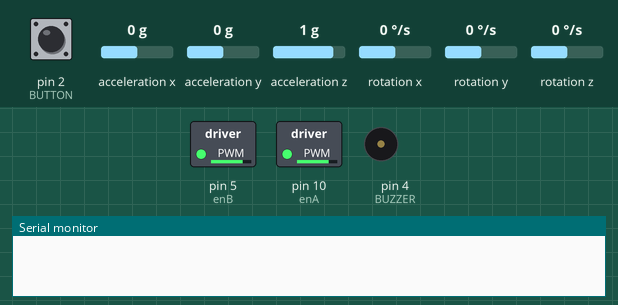
Simulated run of this sketch. Board: Arduino Uno, built with avr-gcc and run on an emulated ATmega328P. On the bench: switched loads named in the sketch (green lamp = pin HIGH), buzzer (waves = sounding, pin HIGH), the last lines printed to the serial monitor. Wiring (inferred from the names in the program): MPU-6050 motion sensor at I2C address 0x68. The inputs (shaded band) are chosen by the test bench; at power-on: acceleration z 1 g, pin 2 (BUTTON) LOW, acceleration x 0 g, acceleration y 0 g, rotation x 0 °/s, rotation y 0 °/s, rotation z 0 °/s.

Above: at 1.2 s.
1.3 s: acceleration z set to 0.1 g
2.8 s: acceleration z set to -0.2 g
At 3.2 s:
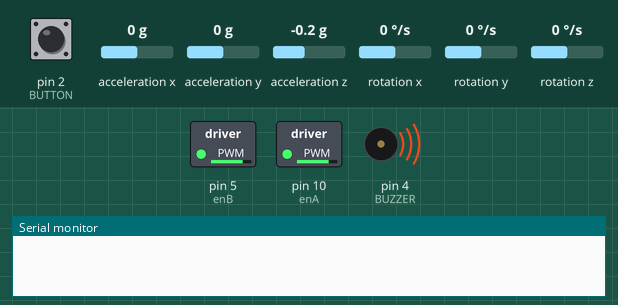
4.3 s: pin 2 (BUTTON) pulled HIGH for 1 s
7.3 s: pin 2 (BUTTON) pulled HIGH for 0.15 s
9.0 s: pin 2 (BUTTON) pulled HIGH for 3.2 s
At 21.4 s:
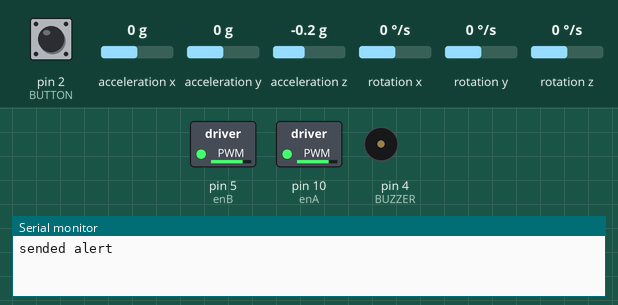
Timing chart, 0 to 21.7 s (numbered marks = the images above; inputs shaded):
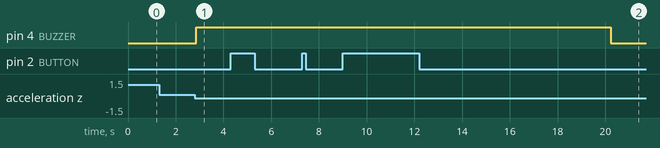

Measured:
- the behaviour switches between 0 and -0.1 g on acceleration z (found by bisection; images 0 and 1)
- after the input at 1.3 s, every drawn part: stays the same
- after the input at 2.8 s, pin 4 (BUZZER): LOW → HIGH after 0.06 s
- after the input at 9.0 s, pin 4 (BUZZER): HIGH → LOW after 11.2 s instead of 6.5 s

The sketch:

motors.ino
```cpp
#include <Wire.h>

const int MPU6050_ADDR = 0x68; // MPU6050 I2C address
const int ACCEL_SCALE = 16384; // Sensitivity scale factor for accelerometer
const int GYRO_SCALE = 131;    // Sensitivity scale factor for gyroscope

// Raw sensor data
int16_t accelX, accelY, accelZ;
int16_t gyroX, gyroY, gyroZ;

// Complementary filter constants
float alpha = 0.98; // Complementary filter coefficient for accelerometer
float dt = 0.01;    // Time interval (adjust as needed)

float roll = 0.0; // Calculated roll angle in degrees
int check=0;
float base_roll=0.0;
int update_flag=0;
boolean impact_detected = false;

unsigned long time1;
unsigned long impact_time;
unsigned long alert_delay = 8000;
//int BUZZER=3;
int BUTTON=2;
const int vibrationPin = 3;
const int BUZZER = 4;
int vib_status=0;

char data;
int enA = 10;
int in1 = 9;
int in2 = 8;
 //motor two
int enB = 5;
int in3 = 7;
int in4 = 6;
void setup() {
  // put your setup code here, to run once:
  Wire.begin();
  Serial.begin(9600);
  Wire.beginTransmission(MPU6050_ADDR);
  Wire.write(0x6B); // PWR_MGMT_1 register
  Wire.write(0);    // Wake up MPU6050
  Wire.endTransmission();
  pinMode(vibrationPin, INPUT);
  pinMode(BUZZER, OUTPUT);
  pinMode(BUTTON, INPUT);
  analogWrite(enA,200);
  analogWrite(enB,200);
}
void roll_calculate() {
  Wire.beginTransmission(MPU6050_ADDR);
  Wire.write(0x3B); // Starting register for accelerometer data
  Wire.endTransmission(false);
  Wire.requestFrom(MPU6050_ADDR, 14, true);

  // Read accelerometer data
  accelX = (Wire.read() << 8) | Wire.read();
  accelY = (Wire.read() << 8) | Wire.read();
  accelZ = (Wire.read() << 8) | Wire.read();

  // Read gyroscope data
  gyroX = (Wire.read() << 8) | Wire.read();
  gyroY = (Wire.read() << 8) | Wire.read();
  gyroZ = (Wire.read() << 8) | Wire.read();
  float accelRoll = atan2(accelY, accelZ) * (180.0 / PI);
  gyroX /= GYRO_SCALE;
  roll = alpha * (roll + gyroX * dt) + (1 - alpha) * accelRoll;
}
void basevalue(){
  while(check<15){
    roll_calculate();
    base_roll+=roll;
    check++;
  }
  base_roll=base_roll/15;
  //Serial.print("base_roll:");
  //Serial.println(base_roll);
}
void alert_mpu(){
  roll_calculate();
  // Serial.print("roll");
  // Serial.println(roll);
  if((roll>(base_roll+70)) || roll<(base_roll-70)){
    if(update_flag==0){
      //Serial.println("accident alert by mpu");
      digitalWrite(BUZZER, HIGH);
      impact_detected = true;
      impact_time = millis();
      update_flag=1;
    }

  }
}
void vib_sensor(){
  int vibrationValue = digitalRead(vibrationPin);

  if (vibrationValue == HIGH) {
    // Vibration detected (potential accident)
    //Serial.println("Accident detected by vib!");

     // Delay for 1 second to avoid rapid multiple detections
     digitalWrite(BUZZER, HIGH);
     //delay(3000);
     impact_detected = true;
     impact_time = millis();
     update_flag=1;
  }
  else{
    digitalWrite(BUZZER, LOW);
  }
}

void send_alert(){
  if(impact_detected == true){
      if(millis() - impact_time >= alert_delay) {
      digitalWrite(BUZZER, LOW);
      delay(1000);
      //send the request
      impact_detected = false;
      impact_time = 0;
      Serial.println("sended alert");
    }
  }
}

void stop_alert(){
  if(digitalRead(BUTTON) == HIGH){
    //Serial.println("buzzer stopped");
    delay(200);
    digitalWrite(BUZZER, LOW);
    impact_detected = false;
    impact_time = 0;
    update_flag=0;
  }
}

void receive(){
  if(Serial.available()>0){
    data=Serial.read();
    switch(data){

      //start the car with slow speed
       case 'J'://Serial.println("slow");
      //           slow();
                 digitalWrite(BUZZER, HIGH);
               impact_detected = true;
               impact_time = millis();
                update_flag=1;
      break;
      //high speed
      case 'I'://Serial.println("high");
                high();
      break;
      //straight
      case 'F'://Serial.println("straight");
                straight();
      break;
      //backward
      case 'B'://Serial.println("backward");
                backward();
      break;
      //right
      case 'R'://Serial.println("right");
                right();
      break;
      //left
       case 'L'://Serial.println("left");
               left();

      break;
      //stop
      case 'S'://Serial.println("stop");
                stop();
      break;

    }
  }
}

void slow(){
  analogWrite(enA,200);
   analogWrite(enB,200);
}
void high(){
  analogWrite(enA,250);
   analogWrite(enB,250);
}
void straight(){
  digitalWrite(in1,HIGH);
  digitalWrite(in2,LOW);
  digitalWrite(in3,HIGH);
  digitalWrite(in4,LOW);
}
void backward(){
  digitalWrite(in1,LOW);
  digitalWrite(in2,HIGH);
  digitalWrite(in3,LOW);
  digitalWrite(in4,HIGH);
}
void right(){
  digitalWrite(in1,HIGH);
  digitalWrite(in2,LOW);
  digitalWrite(in3,LOW);
  digitalWrite(in4,HIGH);
}
void left(){
  digitalWrite(in1,LOW);
  digitalWrite(in2,HIGH);
  digitalWrite(in3,HIGH);
  digitalWrite(in4,LOW);
}
void stop(){
  digitalWrite(in1,LOW);
  digitalWrite(in2,LOW);
  digitalWrite(in3,LOW);
  digitalWrite(in4,LOW);
}
void loop() {
  if(check<15){
    basevalue();
  }
  alert_mpu();
  //vib_sensor();
  send_alert();
  stop_alert();
  receive();

}
```
